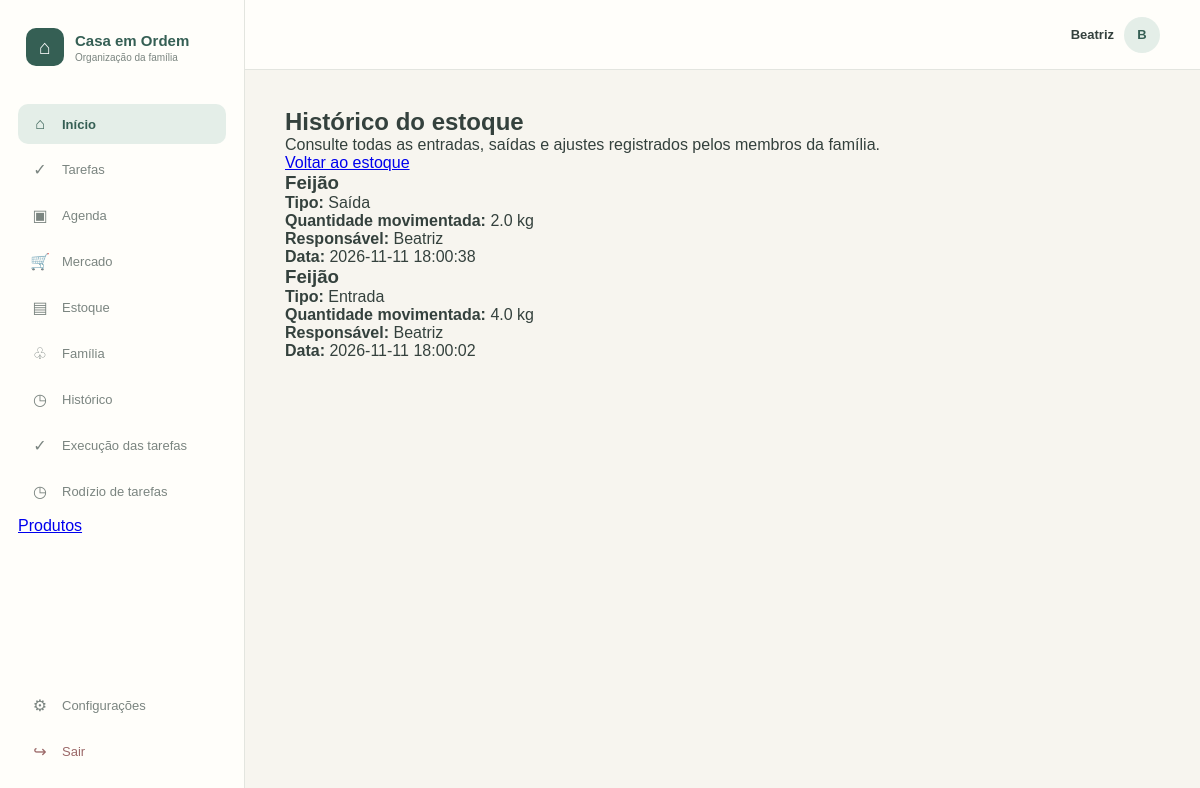
The app's page /estoque/historico (signed in) with its own data.
### tables this page shows
CREATE TABLE "USUARIO" (
	"id_usuario"	INTEGER NOT NULL,
	"id_familia"	INTEGER NOT NULL,
	"nome"	TEXT NOT NULL,
	"email"	NUMERIC NOT NULL,
	"senha"	TEXT NOT NULL,
	"foto"	INTEGER,
	"tipo_usuario"	TEXT NOT NULL,
	"ativo"	INTEGER NOT NULL,
	"data_cadastro"	NUMERIC NOT NULL,
	PRIMARY KEY("id_usuario" AUTOINCREMENT),
	FOREIGN KEY("id_familia") REFERENCES "FAMILIA"("id_familia")
);

CREATE TABLE "MOVIMENTACAO_ESTOQUE" (
	"id_movimentacao"	INTEGER NOT NULL,
	"id_familia"	INTEGER NOT NULL,
	"id_produto"	INTEGER NOT NULL,
	"id_usuario"	INTEGER NOT NULL,
	"tipo"	TEXT NOT NULL,
	"quantidade"	REAL NOT NULL,
	"data_movimentacao"	NUMERIC NOT NULL,
	"observacao"	TEXT,
	PRIMARY KEY("id_movimentacao"),
	FOREIGN KEY("id_familia") REFERENCES "FAMILIA"("id_familia"),
	FOREIGN KEY("id_produto") REFERENCES "PRODUTO"("id_produto"),
	FOREIGN KEY("id_usuario") REFERENCES "USUARIO"("id_usuario")
);

CREATE TABLE "PRODUTO" (
	"id_produto"	INTEGER NOT NULL,
	"id_familia"	INTEGER NOT NULL,
	"id_categoria"	INTEGER NOT NULL,
	"id_usuario_criador"	INTEGER NOT NULL,
	"nome"	TEXT NOT NULL,
	"unidade_medida"	TEXT NOT NULL,
	"quantidade_atual"	REAL NOT NULL,
	"controla_estoque"	INTEGER NOT NULL,
	"quantidade_minima"	REAL,
	"ativo"	INTEGER NOT NULL,
	"data_cadastro"	NUMERIC NOT NULL,
	PRIMARY KEY("id_produto"),
	FOREIGN KEY("id_categoria") REFERENCES "CATEGORIA_PRODUTO"("id_categoria"),
	FOREIGN KEY("id_familia") REFERENCES "FAMILIA"("id_familia"),
	FOREIGN KEY("id_usuario_criador") REFERENCES "USUARIO"("id_usuario")
);

### app.py (the view)
@app.route("/estoque/historico")
def historico_estoque():
    if "id_usuario" not in session:
        return redirect(url_for("login"))
    conexao = conectar_banco()
    try:
        movimentacoes = conexao.execute("""
            SELECT
                M.id_movimentacao,
                M.tipo,
                M.quantidade,
                M.data_movimentacao,
                M.observacao,
                P.nome AS nome_produto,
                P.unidade_medida,
                U.nome AS nome_usuario

            FROM MOVIMENTACAO_ESTOQUE M

            INNER JOIN PRODUTO P
                ON M.id_produto = P.id_produto

            INNER JOIN USUARIO U
                ON M.id_usuario = U.id_usuario

            WHERE M.id_familia = ?

            ORDER BY M.data_movimentacao DESC,
                     M.id_movimentacao DESC

        """, (session["id_familia"],)).fetchall()
        return render_template(
            "historico_estoque.html",
            movimentacoes=movimentacoes
        )
    except sqlite3.Error:
        traceback.print_exc()
        flash("Não foi possível carregar o histórico.")
        return redirect(url_for("estoque"))
    finally:
        conexao.close()

### app.py (called while the page is built)
def conectar_banco():
    conexao = sqlite3.connect(
        DATABASE,
        timeout=10
    )
    conexao.row_factory = sqlite3.Row
    conexao.execute("PRAGMA busy_timeout = 10000")
    conexao.execute("PRAGMA foreign_keys = ON")
    return conexao

### templates/historico_estoque.html (shortened to what this page needs)
{% extends "base.html" %}
{% block content %}
<div class="container">
    <h1>Histórico do estoque</h1>
    <p>
        Consulte todas as entradas, saídas e ajustes
        registrados pelos membros da família.
    </p>
    <a href="{{ url_for('estoque') }}">
        Voltar ao estoque
    </a>
    {% if movimentacoes %}
        <div class="lista-produtos">
            {% for movimento in movimentacoes %}
                <div class="produto-card">
                    <h3>{{ movimento.nome_produto }}</h3>
                    {% if movimento.tipo == "ENTRADA" %}
                        <p>
                            <strong>Tipo:</strong>
                            Entrada
                        </p>
                    {% elif movimento.tipo == "SAIDA" %}
                        <p>
                            <strong>Tipo:</strong>
                            Saída
                        </p>
                    {% elif movimento.tipo == "AJUSTE" %}
                        <p>
                            <strong>Tipo:</strong>
                            Ajuste manual
                        </p>
                    {% else %}
                        <p>
                            <strong>Tipo:</strong>
                            {{ movimento.tipo }}
                        </p>
                    {% endif %}
                    <p>
                        <strong>Quantidade movimentada:</strong>
                        {{ movimento.quantidade }}
                        {{ movimento.unidade_medida }}
                    </p>
                    <p>
                        <strong>Responsável:</strong>
                        {{ movimento.nome_usuario }}
                    </p>
                    <p>
                        <strong>Data:</strong>
                        {{ movimento.data_movimentacao }}
                    </p>
                </div>
            {% endfor %}
        </div>
    {% else %}
        <p>Nenhuma movimentação registrada até o momento.</p>
    {% endif %}
</div>
{% endblock %}

### templates/base.html (shortened to what this page needs)
<!DOCTYPE html>
<html lang="pt-BR">
<head>
    <link rel="stylesheet" href="{{ url_for('static', filename='css/style.css') }}">
</head>
<body>
    <div class="layout">
        <aside class="menu-lateral">
            <div class="menu-logo">
                <div class="logo-icone">⌂</div>
                <div>
                    <strong>Casa em Ordem</strong>
                    <span>Organização da família</span>
                </div>
            </div>
            <nav class="menu-navegacao">
                <a href="{{ url_for('dashboard') }}" class="menu-item ativo">
                    <span>⌂</span>
                    <span>Início</span>
                </a>
                <a href="{{ url_for('tarefas') }}" class="menu-item">
                    <span>✓</span>
                    <span>Tarefas</span>
                </a>
                <a href="#" class="menu-item">
                    <span>▣</span>
                    <span>Agenda</span>
                </a>
                <a href="{{ url_for('mercado') }}" class="menu-item">
                    <span>🛒</span>
                    <span>Mercado</span>
                </a>
                <a href="{{ url_for('estoque') }}" class="menu-item">
                    <span>▤</span>
                    <span>Estoque</span>
                </a>
                <a href="{{ url_for('familia') }}" class="menu-item">
                    <span>♧</span>
                    <span>Família</span>
                </a>
                <a href="#" class="menu-item">
                    <span>◷</span>
                    <span>Histórico</span>
                </a>
                <a href="{{ url_for('execucao_tarefas') }}" class="menu-item">
                    <span>✓</span>
                    <span>Execução das tarefas</span>
                </a>
                <a href="{{ url_for('visualizar_rodizio') }}" class="menu-item">
                    <span>◷</span>
                    <span>Rodízio de tarefas</span>
                </a>
                <a href="{{ url_for('produtos') }}">
                    Produtos
                </a>
            </nav>
            <div class="menu-final">
                <a href="#" class="menu-item">
                    <span>⚙</span>
                    <span>Configurações</span>
                </a>
                <a href="{{ url_for('logout') }}" class="menu-item sair">
                    <span>↪</span>
                    <span>Sair</span>
                </a>
            </div>
        </aside>
        <main class="conteudo">
            <header class="cabecalho">
                {% if session.get("nome_usuario") %}
                    <a href="{{ url_for('perfil') }}" class="cabecalho-usuario">
                        <span>{{ session["nome_usuario"] }}</span>
                        <div class="avatar">
                            {{ session["nome_usuario"][0]|upper }}
                        </div>
                    </a>
                {% endif %}
            </header>
            <section class="pagina">
                {% block content %}
                {% endblock %}
            </section>
        </main>
    </div>
</body>
</html>

### static/css/style.css (style rules this page uses)
* { margin: 0; padding: 0; box-sizing: border-box; }
:root { --fundo: #f7f5ef; --branco: #fffefa; --verde: #355f54; --verde-claro: #e4eee8; --verde-medio: #cddfd7; --amarelo: #f2cf5b; --texto: #34413d; --texto-suave: #7b8580; --borda: #e3e5df; }
body { font-family: Arial, Helvetica, sans-serif; background-color: var(--fundo); color: var(--texto); }
.logo-icone { width: 38px; height: 38px; display: flex; align-items: center; justify-content: center; background-color: var(--verde); color: white; border-radius: 10px; font-size: 20px; }
.layout { min-height: 100vh; display: flex; }
.menu-lateral { width: 245px; min-height: 100vh; background-color: var(--branco); border-right: 1px solid var(--borda); padding: 28px 18px; display: flex; flex-direction: column; flex-shrink: 0; }
.menu-logo { display: flex; align-items: center; gap: 11px; padding: 0 8px; margin-bottom: 38px; }
.menu-logo strong { display: block; font-size: 15px; color: var(--verde); }
.menu-logo span { display: block; font-size: 10px; color: var(--texto-suave); margin-top: 3px; }
.menu-navegacao { display: flex; flex-direction: column; gap: 5px; }
.menu-item { display: flex; align-items: center; gap: 12px; padding: 11px 12px; border-radius: 10px; text-decoration: none; color: var(--texto-suave); font-size: 13px; transition: 0.2s; }
.menu-item span:first-child { width: 20px; text-align: center; font-size: 16px; }
.menu-item.ativo { background-color: var(--verde-claro); color: var(--verde); font-weight: 700; }
.menu-final { margin-top: auto; display: flex; flex-direction: column; gap: 5px; }
.menu-item.sair { color: #9b6868; }
.conteudo { flex: 1; min-width: 0; background-color: var(--fundo); }
.cabecalho { height: 70px; display: flex; align-items: center; justify-content: flex-end; padding: 0 40px; background-color: var(--branco); border-bottom: 1px solid var(--borda); }
.cabecalho-usuario { display: flex; align-items: center; gap: 10px; font-size: 13px; font-weight: 700; }
.avatar { width: 36px; height: 36px; display: flex; align-items: center; justify-content: center; background-color: var(--verde-claro); color: var(--verde); border-radius: 50%; font-size: 13px; }
.pagina { width: 100%; max-width: 1250px; margin: 0 auto; padding: 38px 40px 60px; }
.cabecalho-usuario { display: flex; align-items: center; gap: 10px; color: var(--texto); text-decoration: none; font-size: 13px; font-weight: 700; cursor: pointer; }
.cabecalho-usuario .avatar { transition: 0.2s; }

### records on screen
USUARIO: nome_usuario "Beatriz"
MOVIMENTACAO_ESTOQUE: nome_produto "Feijão", shows "Tipo:", tipo "Saída", quantidade "2.0", unidade_medida "kg", nome_usuario "Beatriz", data_movimentacao "2026-11-11 18:00:38"
MOVIMENTACAO_ESTOQUE: nome_produto "Feijão", shows "Tipo:", tipo "Entrada", quantidade "4.0", unidade_medida "kg", nome_usuario "Beatriz", data_movimentacao "2026-11-11 18:00:02"

### other values on screen
{{ session["nome_usuario"][0]|upper }} "B"
